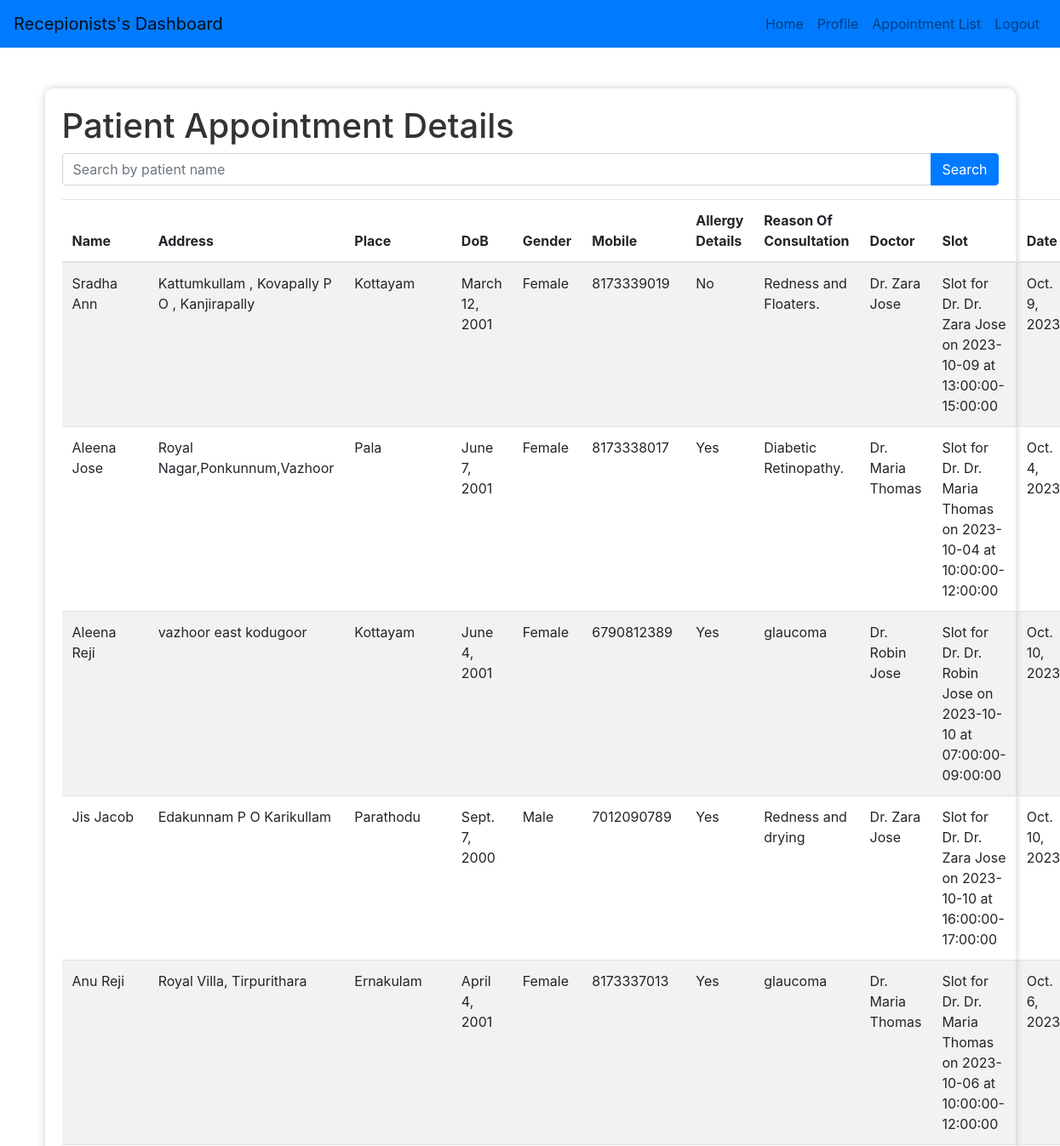
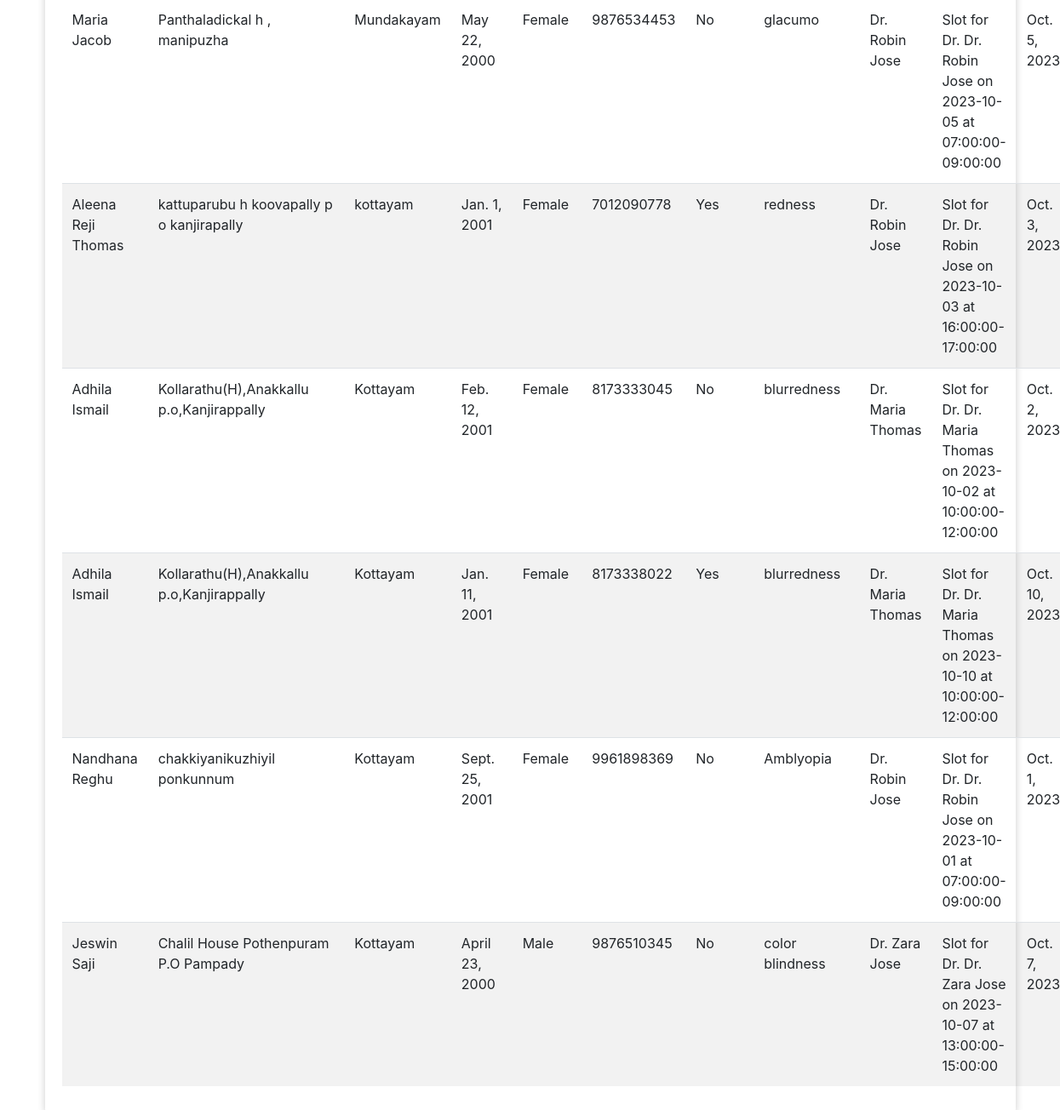
Page /rep_appointmentlist (signed in) on the committed database (2 pictures, top to bottom).
### eyeapp/models.py (models this page shows)
class Appointment(models.Model):
    name = models.CharField(max_length=100)
    address = models.CharField(max_length=200)
    place = models.CharField(max_length=100)
    dob = models.DateField()
    gender = models.CharField(max_length=10, choices=[('Male', 'Male'), ('Female', 'Female'), ('Others', 'Others')], blank=True, null=True)
    mobile = models.CharField(max_length=15)
    allergy = models.CharField(max_length=3)
    reason = models.TextField()
    doctor = models.ForeignKey(Docs, on_delete=models.CASCADE, related_name='appointments')
    user = models.ForeignKey(CustomUser, on_delete=models.CASCADE, blank=True, null=True)
    slot = models.ForeignKey(Slots, on_delete=models.CASCADE)
    date = models.DateField()
    status=models.BooleanField(default=False)
    def __str__(self):
        return f"Appointment with Dr. {self.doctor.Name} on {self.date} at {self.slot.start_time}-{self.slot.end_time}"

class Docs(models.Model):
    user = models.ForeignKey(CustomUser, on_delete=models.CASCADE, blank=True, null=True)
    Dep_id = models.ForeignKey(Deps, on_delete=models.CASCADE)
    Name = models.CharField(max_length=110)
    dob = models.CharField(max_length=50, blank=True, null=True)
    city = models.TextField()
    address = models.CharField(max_length=50, blank=True, null=True)
    phn = models.IntegerField()
    gender = models.CharField(max_length=10, choices=[('Male', 'Male'), ('Female', 'Female'), ('Others', 'Others')], blank=True, null=True)
    state = models.CharField(max_length=100, null=True, blank=True)
    country = models.CharField(max_length=100, null=True, blank=True)
    institution = models.CharField(max_length=100, null=True, blank=True)
    subject = models.CharField(max_length=100, null=True, blank=True)
    degree = models.CharField(max_length=100, null=True, blank=True)
    year = models.CharField(max_length=100, null=True, blank=True)
    reset_password = models.CharField(max_length=128, null=True, blank=True)  # New field for reset password
    def __str__(self):
        return self.Name

class Slots(models.Model):
    doctor = models.ForeignKey(Docs, on_delete=models.CASCADE)
    date = models.DateField(null=True,blank=True)
    start_time = models.TimeField()
    end_time = models.TimeField()
    def __str__(self):
        return f"Slot for Dr. {self.doctor.Name} on {self.date} at {self.start_time}-{self.end_time}"

### eyeapp/views.py (the view)
# urls.py: path('rep_appointmentlist',views.rep_appointmentlist,name="rep_appointmentlist"),
@login_required(login_url="dd")
def rep_appointmentlist(request,  ):
    patients = Appointment.objects.all()
    print(patients)
    print(request.user.id)
    return render(request, 'rep_appointmentlist.html', {'doctor': doctor, 'patients': patients})

### templates/rep_appointmentlist.html (shortened to what this page needs)
<!DOCTYPE html>
<html lang="en">
<head>
    <link rel="stylesheet" href="https://maxcdn.bootstrapcdn.com/bootstrap/4.5.2/css/bootstrap.min.css">
</head>
<body>
    <nav class="navbar navbar-expand-lg navbar-light">
        <a class="navbar-brand" href="#">Recepionists's Dashboard</a>
        <div class="collapse navbar-collapse" id="navbarNav">
            <ul class="navbar-nav ml-auto">
                <li class="nav-item">
                    <a class="nav-link" href="{% url 'rep_staff_page' %}">Home</a>
                </li>
                <li class="nav-item">
                    <a class="nav-link" href="{% url 'rep_profile' %}">Profile</a>
                </li>
                <li class="nav-item">
                    <a class="nav-link" href="{% url 'rep_appointmentlist' %}">Appointment List</a>
                </li>
                {% if user.is_authenticated %}
			    <li class="nav-item">
                    <a class="nav-link" href="{% url 'loggout' %}">Logout</a>
                </li>
				{% else %}
                <li class="nav-item">
                    <a class="nav-link" href="{% url 'dd' %} ">Login</a>
                </li>
				{% endif %}
            </ul>
        </div>
    </nav>
    <div class="container mt-5">
        <h1>Patient Appointment Details</h1>
        <form id="search-form" method="GET" action="{% url 'search_patient' %}">
            <div class="input-group mb-3">
                <input type="text" class="form-control" name="name" placeholder="Search by patient name">
                <div class="input-group-append">
                    <button class="btn btn-primary" type="submit"> Search</button>
                </div>
            </div>
        </form>
        <table class="table table-striped">
            <thead>
                <tr>
                    <th>Name</th>
                    <th>Address</th>
                    <th>Place</th>
                    <th>DoB</th>
                    <th>Gender</th>
                    <th>Mobile</th>
                    <th>Allergy Details</th>
                    <th>Reason Of Consultation</th>
                    <th>Doctor</th>
                    <th>Slot</th>
                    <th>Date</th>
                </tr>
            </thead>
            <tbody>
                {% for i in patients %}
                <tr>
                    <td>{{ i.name }}</td>
                    <td>{{ i.address }}</td>
                    <td>{{ i.place }}</td>
                    <td>{{ i.dob }}</td>
                    <td>{{ i.gender }}</td>
                    <td>{{ i.mobile }}</td>
                    <td>{{ i.allergy }}</td>
                    <td>{{ i.reason }}</td>
                    <td>{{ i.doctor }}</td>
                    <td>{{ i.slot }}</td>
                    <td>{{ i.date }}</td>
                </tr>
                {% empty %}
                <tr>
                    <td colspan="5">No patients found.</td>
                </tr>
                {% endfor %}
            </tbody>
        </table>
    </div>
</body>
</html>

### templates/rep_appointmentlist.html (style rules this page uses)
body { background-image: url('https://i.pinimg.com/originals/2d/b2/23/2db2230cd29837283681b88a3ea00ce9.png'); background-size: cover; background-repeat: no-repeat; background-attachment: fixed; background-position: center center; }
.container { background-color: rgba(255, 255, 255, 0.9); padding: 20px; border-radius: 10px; box-shadow: 0 0 10px rgba(0, 0, 0, 0.2); }
h1 { color: #333; }
table { width: 500%; }
.navbar { background-color: #007bff; }
.navbar-brand, .navbar-nav .nav-link { color: #fff; }

### rows in the picture
Appointment: name "Sradha Ann", address "Kattumkullam , Kovapally P O , Kanjirapally", place "Kottayam", dob "March 12, 2001", gender "Female", mobile "8173339019", allergy "No", reason "Redness and Floaters.", doctor "Dr. Zara Jose", slot "Slot for Dr. Dr. Zara Jose on 2023-10-09 at 13:00:00-15:00:00", date "Oct. 9, 2023"
Appointment: name "Aleena Jose", address "Royal Nagar,Ponkunnum,Vazhoor", place "Pala", dob "June 7, 2001", gender "Female", mobile "8173338017", allergy "Yes", reason "Diabetic Retinopathy.", doctor "Dr. Maria Thomas", slot "Slot for Dr. Dr. Maria Thomas on 2023-10-04 at 10:00:00-12:00:00", date "Oct. 4, 2023"
Appointment: name "Aleena Reji", address "vazhoor east kodugoor", place "Kottayam", dob "June 4, 2001", gender "Female", mobile "6790812389", allergy "Yes", reason "glaucoma", doctor "Dr. Robin Jose", slot "Slot for Dr. Dr. Robin Jose on 2023-10-10 at 07:00:00-09:00:00", date "Oct. 10, 2023"
Appointment: name "Jis Jacob", address "Edakunnam P O Karikullam", place "Parathodu", dob "Sept. 7, 2000", gender "Male", mobile "7012090789", allergy "Yes", reason "Redness and drying", doctor "Dr. Zara Jose", slot "Slot for Dr. Dr. Zara Jose on 2023-10-10 at 16:00:00-17:00:00", date "Oct. 10, 2023"
Appointment: name "Anu Reji", address "Royal Villa, Tirpurithara", place "Ernakulam", dob "April 4, 2001", gender "Female", mobile "8173337013", allergy "Yes", reason "glaucoma", doctor "Dr. Maria Thomas", slot "Slot for Dr. Dr. Maria Thomas on 2023-10-06 at 10:00:00-12:00:00", date "Oct. 6, 2023"
Appointment: name "Maria Jacob", address "Panthaladickal h , manipuzha", place "Mundakayam", dob "May 22, 2000", gender "Female", mobile "9876534453", allergy "No", reason "glacumo", doctor "Dr. Robin Jose", slot "Slot for Dr. Dr. Robin Jose on 2023-10-05 at 07:00:00-09:00:00", date "Oct. 5, 2023"
Appointment: name "Aleena Reji Thomas", address "kattuparubu h koovapally p o kanjirapally", place "kottayam", dob "Jan. 1, 2001", gender "Female", mobile "7012090778", allergy "Yes", reason "redness", doctor "Dr. Robin Jose", slot "Slot for Dr. Dr. Robin Jose on 2023-10-03 at 16:00:00-17:00:00", date "Oct. 3, 2023"
Appointment: name "Adhila Ismail", address "Kollarathu(H),Anakkallu p.o,Kanjirappally", place "Kottayam", dob "Feb. 12, 2001", gender "Female", mobile "8173333045", allergy "No", reason "blurredness", doctor "Dr. Maria Thomas", slot "Slot for Dr. Dr. Maria Thomas on 2023-10-02 at 10:00:00-12:00:00", date "Oct. 2, 2023"
Appointment: name "Adhila Ismail", address "Kollarathu(H),Anakkallu p.o,Kanjirappally", place "Kottayam", dob "Jan. 11, 2001", gender "Female", mobile "8173338022", allergy "Yes", reason "blurredness", doctor "Dr. Maria Thomas", slot "Slot for Dr. Dr. Maria Thomas on 2023-10-10 at 10:00:00-12:00:00", date "Oct. 10, 2023"
Appointment: name "Nandhana Reghu", address "chakkiyanikuzhiyil ponkunnum", place "Kottayam", dob "Sept. 25, 2001", gender "Female", mobile "9961898369", allergy "No", reason "Amblyopia", doctor "Dr. Robin Jose", slot "Slot for Dr. Dr. Robin Jose on 2023-10-01 at 07:00:00-09:00:00", date "Oct. 1, 2023"
Appointment: name "Jeswin Saji", address "Chalil House Pothenpuram P.O Pampady", place "Kottayam", dob "April 23, 2000", gender "Male", mobile "9876510345", allergy "No", reason "color blindness", doctor "Dr. Zara Jose", slot "Slot for Dr. Dr. Zara Jose on 2023-10-07 at 13:00:00-15:00:00", date "Oct. 7, 2023"
